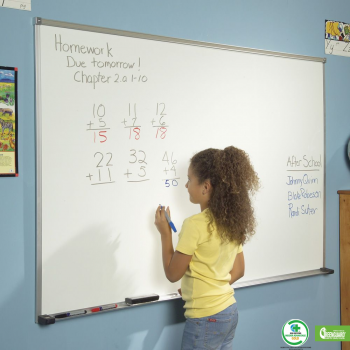
%> input picture classroom.png, 350 x 350 px, given in place of classroom.jpg, which was not available
$ octave main.m   (GNU Octave 9; MATLAB toolbox functions it lacks are replaced by stand-ins)
%> lines starting %> are read from the running program, lines starting %| are printed output that depends on the picture; in (x1, y1, x2, y2) boxes, pixels count from 0 and x2, y2 are one past the last pixel; in counts of white or black regions, pixels touching at a corner belong together; the program's own positions count from 1; pictures that were not available may be replaced by others from this repository, and a replacement may not be noted
%> further down, img is the input picture: size 350x350x3 uint8; mean R, G, B 181.2, 188, 181.6
%> `img_bw = uint8(rgb2gray(img));`:
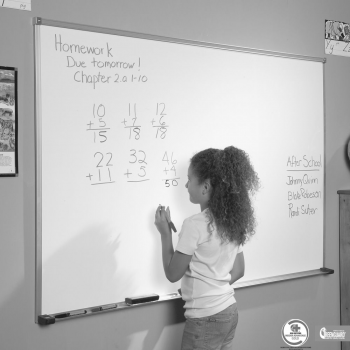
%> img_bw: size 350x350 uint8; min 27, max 255, mean 185.3
### binaryImage2.m
function [img, thres] = binaryImage2(I)
    [c, p] = imhist(I, 16);
%> c = [0; 0; 619; 1843; 1535; 1840; 3519; 3600; 8157; 22053; 12506; 4301; 9255; 29074; 23772; 426]; p = [0; 17; 34; 51; 68; 85; 102; 119; 136; 153; 170; 187; 204; 221; 238; 255]
    c(1:8) = 0;
    cs = sort(c, 'descend');
%> cs = [29074; 23772; 22053; 12506; 9255; 8157; 4301; 426; 0; 0; 0; 0; 0; 0; 0; 0]
    m = max(cs);
%> m = 29074
    i = c == m;
%> i = [false; false; false; false; false; false; false; false; false; false; false; false; false; true; false; false]
    t = p(i);
%> t = 221
    thres = 0.8 * t / 256;
%> thres = 0.691
    img = uint8(imbinarize(I, thres) * 255);
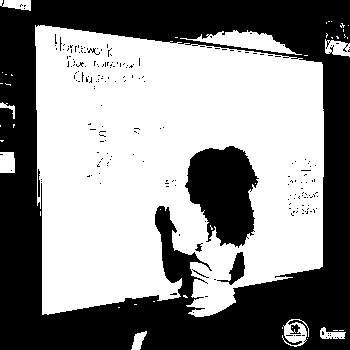
%> img: size 350x350 uint8; 55.1% white; 211 black regions (203 under 20 px), largest, box (x1, y1, x2, y2) and area: (0, 0, 350, 350) 48822, (185, 146, 259, 248) 5116, (217, 252, 245, 285) 332
end

### main.m
% This file is the project entry point

clc;
clear;
close all;

% Parameters
SHOW_DEBUG = false;
HOUGH_RHO_RES = 1;
HOUGH_THETA_RES = 0.2;


in_file = 'classroom.jpg';
out_file = 'classroom_scan.png';

img = imread(in_file);

% Convert to greyscale
img_bw = uint8(rgb2gray(img));
[img_bin, thres] = binaryImage2(img_bw);
%> thres = 0.691

%% Apply edge detection filter (note: sobel is not suitable because lines could be diagonal)
img_grad = edge_grad(img_bin, thres);
%> in edge_grad, `img = imgradient(I);`:
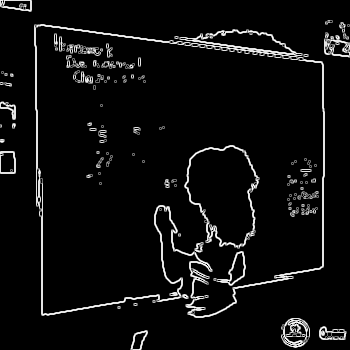
%> img: size 350x350 double; min 0, max 1140.4, mean 61.6; drawn with min black and max white

%% Hough transform
[H, T, R] = hough(img_grad,'RhoResolution', HOUGH_RHO_RES ,'Theta', -90:HOUGH_THETA_RES:89);
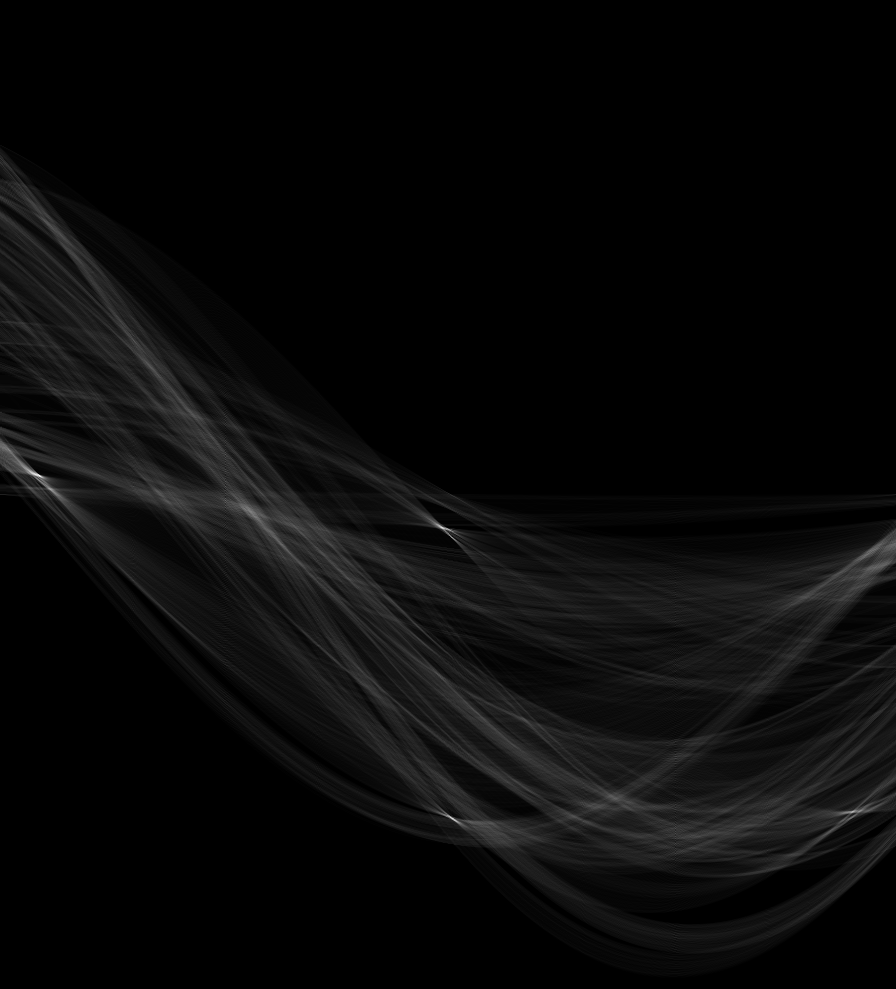
%> H: size 989x896 double; min 0, max 260, mean 9.8; drawn with min black and max white
%> T = 896 values from -90 to 89; R = 989 values from -494 to 494

% Make bright spots more visible
H = H .^ 2;
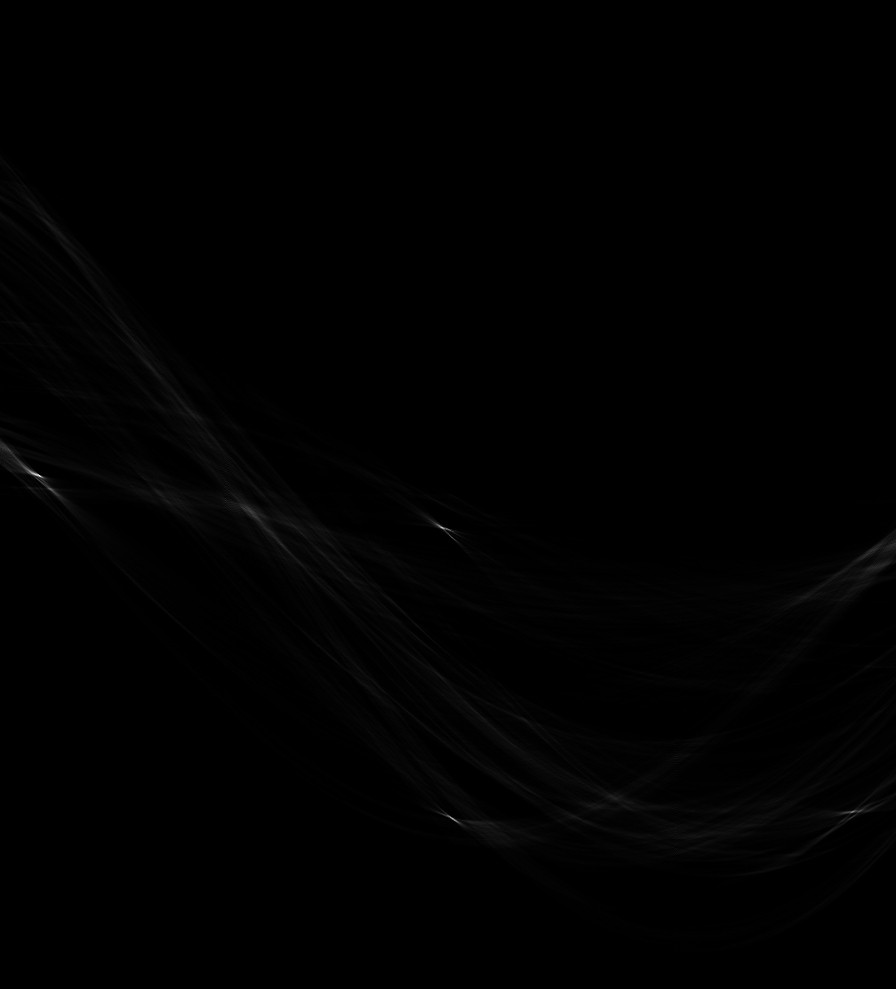
%> H: size 989x896 double; min 0, max 67600, mean 334.3; drawn with min black and max white

%% Find points from H (binary search) (0.7 seconds vs 1.75s of old method)
peaks = hough_search(H, 4, 50);
%> the loop in hough_search, `while epoch < max_epoch` made 1 pass
%> (r_idx, t_idx, points) on pass 1: ([475; 528; 820; 812], [36; 443; 454; 853], [475 36; 528 443; 820 454; 812 853])
%> pass 1, in hough_search, `mask = bwmorph(mask, 'dilate', 15);`:
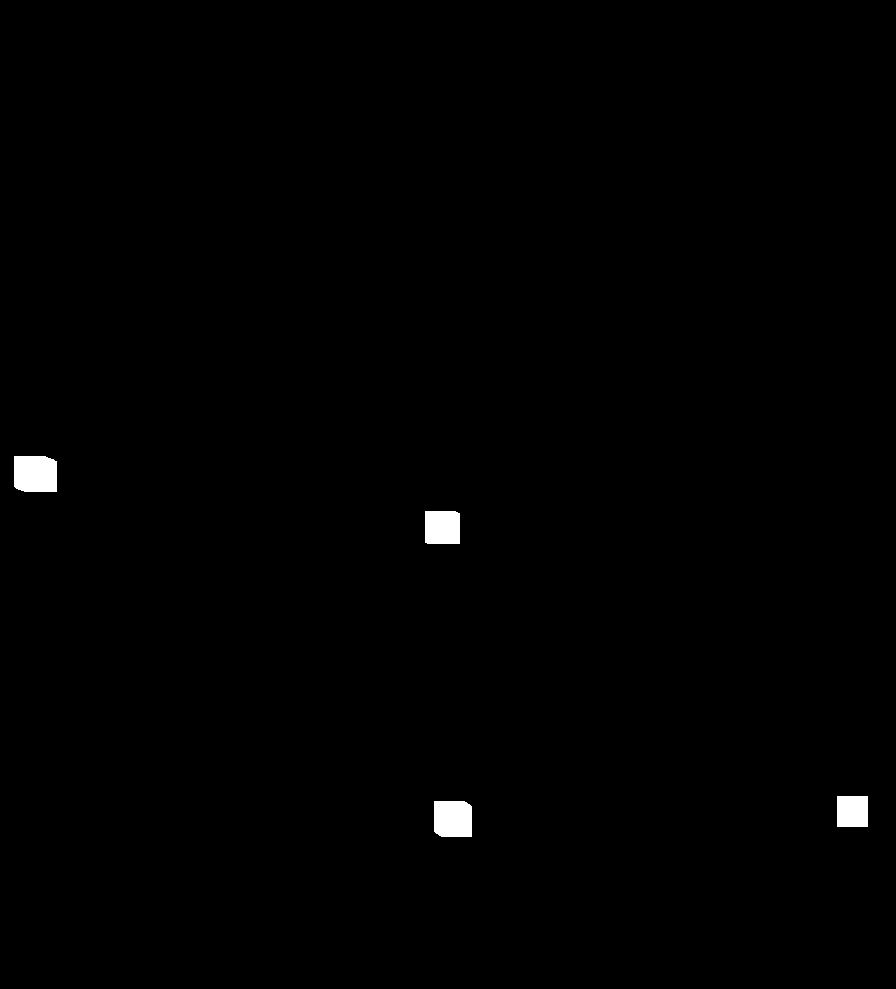
%> mask: size 989x896 logical; 0.56% white; 4 white regions, box (x1, y1, x2, y2) and area: (14, 456, 57, 492) 1493, (434, 801, 472, 837) 1330, (425, 511, 460, 544) 1147, (837, 796, 868, 827) 961
%> after the loop in hough_search, `while epoch < max_epoch`: epoch = 0; ratio_hi = 1; ratio_lo = 0
%> peaks = [475 36; 528 443; 820 454; 812 853]
lines = houghlines(img_bw, T, R, peaks);
%> lines = 7 lines; point1 to point2 (x, y): (350, 263) to (1, 323), (1, 21) to (350, 64), (34, 1) to (44, 350), (324, 146) to (324, 241), (323, 242) to (323, 336), (325, 51) to (325, 145), (326, 1) to (326, 50)

line_verts = hough_lines2verts(lines);
points = intersection_points(line_verts, img);
draw_detection(img, line_verts, points);

%% rectify image
[img_rectified, transformation, ref] = rectify_image(img, points, 4/3);
% [55 lines not run here, left out]
function img = edge_grad(I, thres)
    img = imgradient(I);
    img(img < thres) = 0;
end

function points = hough_search(H, n, max_epoch)
    ratio_hi = 1.0;
    ratio_lo = 0.0;
    epoch = 0;

    while epoch < max_epoch
        ratio = (ratio_hi - ratio_lo) / 2 + ratio_lo;

        mask = H > ratio * max(H(:));
        mask = bwmorph(mask, 'dilate', 15);
        mask = bwmorph(mask, 'shrink', Inf);
        mask = double(mask);

        [r_idx, t_idx] = find(mask);
        points = [r_idx, t_idx];

        if size(points, 1) > n
            ratio_lo = ratio;
        elseif size(points, 1) < n
            ratio_hi = ratio;
        else
            break
        end

        epoch = epoch + 1;
    end

    if epoch >= max_epoch
        error('Max epoch too low');
    end
end

% This function finds the lines in spatial/px coordinates from hough lines
function line_verts = hough_lines2verts(lines)
    line_verts = zeros(4, 2, 2);

    for k = 1:numel(lines)
        x1 = lines(k).point1(1);
        y1 = lines(k).point1(2);
        x2 = lines(k).point2(1);
        y2 = lines(k).point2(2);

        line_verts(k,1,:) = [x1 x2];
        line_verts(k,2,:) = [y1 y2];
    end
%> this loop made 7 passes
%> (x1, y1, x2, y2) on passes 1 to 7: (1, 21, 350, 64), (34, 1, 44, 350), (323, 242, 323, 336), (324, 146, 324, 241), (325, 51, 325, 145), (326, 1, 326, 50), (350, 263, 1, 323)
end

function points = intersection_points(line_verts, img)
    points = [];
    index_opts = nchoosek(1:4, 2);
    for i = 1:size(index_opts, 1)
        l1_idx = index_opts(i, 1);
        l2_idx = index_opts(i, 2);

        x1 = line_verts(l1_idx,1,:);
        y1 = line_verts(l1_idx,2,:);
        x2 = line_verts(l2_idx,1,:);
        y2 = line_verts(l2_idx,2,:);

        [x_i, y_i] = intersection(x1, y1, x2, y2);

        % discard points outside of image
        if x_i < 0 || x_i > size(img, 2) || y_i < 0 || y_i > size(img, 1)
            continue
        end

        points = [points; x_i y_i];
    end
%> this loop made 6 passes
%> (x1, y1, x2, y2, p1 in intersection, p2 in intersection, x in intersection, y in intersection) on passes 2 to 3: ([1 350], [21 64], [323 323], [242 336], [0.123 20.88], [-1.85e+15 5.99e+17], 323, 60.67), ([1 350], [21 64], [324 324], [146 241], [0.123 20.88], [-1.87e+15 6.05e+17], 324, 60.8)
%> (x1, y1, x2, y2, p1 in intersection, p2 in intersection, x in intersection, y in intersection) on passes 4 to 5: ([34 44], [1 350], [323 323], [242 336], [34.9 -1185.6], [-1.85e+15 5.99e+17], 323, 10087.1), ([34 44], [1 350], [324 324], [146 241], [34.9 -1185.6], [-1.87e+15 6.05e+17], 324, 10122)
%> `points = intersection_points(line_verts, img);`: points = [34.69 25.15; 323 60.67; 324 60.8]
end

% https://www.mathworks.com/matlabcentral/answers/70287-to-find-intersection-point-of-two-lines
function [x, y] = intersection(x1, y1, x2, y2)
    p1 = polyfit(x1, y1, 1);
    p2 = polyfit(x2, y2, 1);
    x = fzero(@(x) polyval(p1 - p2, x), 3);
    y = polyval(p1, x);
end

% Draw picture with detected lines and intersection points
function draw_detection(img, line_verts, points)
%> called with points = [34.69 25.15; 323 60.67; 324 60.8]
    figure;
    imshow(img);

    hold on
    for k = 1:size(line_verts, 1)
        x1 = line_verts(k, 1, 1);
        x2 = line_verts(k, 1, 2);
        y1 = line_verts(k, 2, 1);
        y2 = line_verts(k, 2, 2);
        plot([x1 x2],[y1 y2],'Color','g','LineWidth', 2);
    end
%> this loop made 7 passes
%> (x1, x2, y1, y2) on passes 1 to 7: (1, 350, 21, 64), (34, 44, 1, 350), (323, 323, 242, 336), (324, 324, 146, 241), (325, 325, 51, 145), (326, 326, 1, 50), (350, 1, 263, 323)

    for k = 1:size(points, 1)
        plot(points(k, 1), points(k, 2), 'r*');
    end
%> this loop made 3 passes
%> `draw_detection(img, line_verts, points);`:
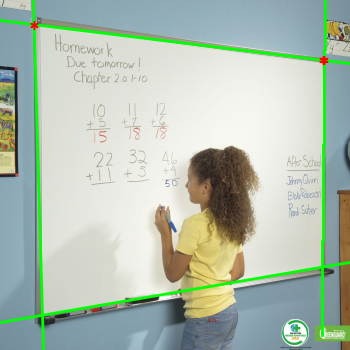
%> figure redrawn from the program's plot data
    hold off
end

% Rectifies the image -- returns the rectified image as well as reference information
function [img_rectified, transformation, ref] = rectify_image(img, control_points, aspect_ratio)
%> called with control_points = [34.69 25.15; 323 60.67; 324 60.8], aspect_ratio = 1.33
    h = size(img, 1);
%> h = 350
    w = aspect_ratio * h;
%> w = 466.7
    C = [0, 0;
        w, 0;
        0, h;
        w, h];
%> C = [0 0; 466.7 0; 0 350; 466.7 350]

%> (the run ends here)
